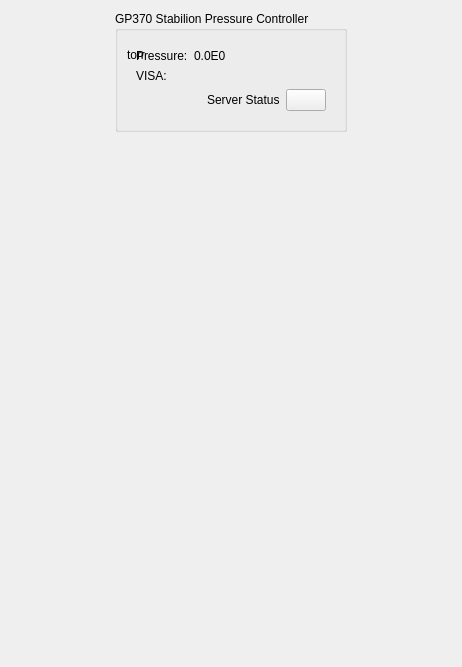
<?xml version="1.0" encoding="UTF-8"?>
<ui version="4.0">
 <class>Form</class>
 <widget class="QWidget" name="Form">
  <property name="geometry">
   <rect>
    <x>0</x>
    <y>0</y>
    <width>462</width>
    <height>667</height>
   </rect>
  </property>
  <property name="windowTitle">
   <string>Form</string>
  </property>
  <layout class="QHBoxLayout" name="horizontalLayout">
   <item>
    <spacer name="horizontalSpacer">
     <property name="orientation">
      <enum>Qt::Horizontal</enum>
     </property>
     <property name="sizeHint" stdset="0">
      <size>
       <width>286</width>
       <height>20</height>
      </size>
     </property>
    </spacer>
   </item>
   <item>
    <layout class="QVBoxLayout" name="verticalLayout_3">
     <item>
      <widget class="QGroupBox" name="formGroupBox">
       <property name="sizePolicy">
        <sizepolicy hsizetype="Preferred" vsizetype="Preferred">
         <horstretch>0</horstretch>
         <verstretch>0</verstretch>
        </sizepolicy>
       </property>
       <property name="title">
        <string>GP370 Stabilion Pressure Controller</string>
       </property>
       <property name="flat">
        <bool>false</bool>
       </property>
       <layout class="QVBoxLayout" name="verticalLayout_2">
        <item>
         <widget class="QWidget" name="formWidget" native="true">
          <layout class="QFormLayout" name="formLayout">
            <item row="1" column="0">
             <widget class="QLabel" name="label_4">
              <property name="text">
               <string>VISA: </string>
              </property>
             </widget>
            </item>
            <item row="1" column="1">
             <widget class="QLabel" name="visa_resource_label">
              <property name="text">
               <string/>
              </property>
             </widget>
            </item>
           <item row="0" column="0">
            <widget class="QLabel" name="label_4">
             <property name="text">
              <string>Pressure:</string>
             </property>
            </widget>
           </item>
           <item row="0" column="1">
            <widget class="QLabel" name="current_pressure">
             <property name="text">
              <string>0.0E0</string>
             </property>
            </widget>
           </item>
           <item row="0" column="2">
            <widget class="QLabel" name="label_5">
             <property name="text">
              <string>torr</string>
             </property>
            </widget>
           </item>
           <item row="3" column="1">
            <layout class="QHBoxLayout" name="horizontalLayout_3">
             <item>
              <spacer name="horizontalSpacer_3">
               <property name="orientation">
                <enum>Qt::Horizontal</enum>
               </property>
               <property name="sizeHint" stdset="0">
                <size>
                 <width>40</width>
                 <height>20</height>
                </size>
               </property>
              </spacer>
             </item>
             <item>
              <widget class="QLabel" name="status_icon">
               <property name="text">
                <string/>
               </property>
              </widget>
             </item>
             <item>
              <widget class="QLabel" name="connection_status">
               <property name="text">
                <string>Server Status</string>
               </property>
              </widget>
             </item>
             <item>
              <spacer name="horizontalSpacer_5">
               <property name="orientation">
                <enum>Qt::Horizontal</enum>
               </property>
               <property name="sizeHint" stdset="0">
                <size>
                 <width>40</width>
                 <height>20</height>
                </size>
               </property>
              </spacer>
             </item>
             <item>
              <widget class="QPushButton" name="check_connectivity_pushButton">
               <property name="toolTip">
                <string>Check connectivity</string>
               </property>
               <property name="text">
                <string/>
               </property>
              </widget>
             </item>
             <item>
              <spacer name="horizontalSpacer_6">
               <property name="orientation">
                <enum>Qt::Horizontal</enum>
               </property>
               <property name="sizeHint" stdset="0">
                <size>
                 <width>40</width>
                 <height>20</height>
                </size>
               </property>
              </spacer>
             </item>
            </layout>
           </item>
          </layout>
         </widget>
        </item>
       </layout>
      </widget>
     </item>
     <item>
      <spacer name="verticalSpacer_2">
       <property name="orientation">
        <enum>Qt::Vertical</enum>
       </property>
       <property name="sizeHint" stdset="0">
        <size>
         <width>20</width>
         <height>158</height>
        </size>
       </property>
      </spacer>
     </item>
    </layout>
   </item>
   <item>
    <spacer name="horizontalSpacer_2">
     <property name="orientation">
      <enum>Qt::Horizontal</enum>
     </property>
     <property name="sizeHint" stdset="0">
      <size>
       <width>285</width>
       <height>20</height>
      </size>
     </property>
    </spacer>
   </item>
  </layout>
 </widget>
 <resources/>
 <connections/>
</ui>
